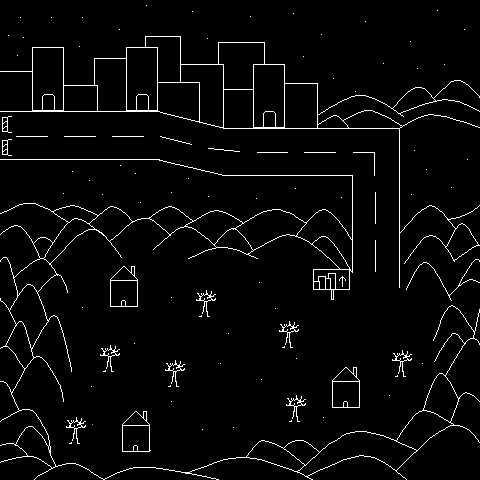

This game map was drawn from its Tiled (.tmx) file and the tilesets committed beside it. A one-line description and the trimmed map source follow:
An orthogonal 30x30 tile map with 16x16 px tiles, 1 tile layer (Collision), 1 image layer and 8 objects (6x Level, Spawn, Block).

<map version="1.10" tiledversion="1.10.2" orientation="orthogonal" renderorder="right-down" width="30" height="30" tilewidth="16" tileheight="16" infinite="0" nextlayerid="4" nextobjectid="12">
 <editorsettings>
  <export target="world.json" format="json" />
 </editorsettings>
 <tileset firstgid="1" name="tileset" tilewidth="16" tileheight="16" tilecount="256" columns="16">
  <image source="../tileset.png" width="256" height="256" />
  <tile id="240">
   <properties>
    <property name="collides" type="bool" value="true" />
   </properties>
  </tile>
  <tile id="241">
   <properties>
    <property name="collides" type="bool" value="true" />
   </properties>
  </tile>
 </tileset>
 <layer id="1" name="Collision" width="30" height="30">
  <data>[900 cells, 148 non-empty, 1 distinct tile ids]</data>
 </layer>
 <imagelayer id="2" name="Background">
  <image source="world.png" width="480" height="480" />
 </imagelayer>
 <objectgroup id="3" name="Objects">
  <object id="4" name="Level" x="135.182" y="436.545">
   <properties>
    <property name="display" value="1" />
    <property name="level" value="0" />
   </properties>
   <point />
  </object>
  <object id="5" name="Level" x="123.818" y="291.455">
   <properties>
    <property name="display" value="3" />
    <property name="level" value="1" />
   </properties>
   <point />
  </object>
  <object id="6" name="Level" x="345.87" y="391.913">
   <properties>
    <property name="display" value="2" />
    <property name="level" value="2" />
   </properties>
   <point />
  </object>
  <object id="7" name="Spawn" x="232" y="364">
   <point />
  </object>
  <object id="8" name="Block" x="352" y="256">
   <point />
  </object>
  <object id="9" name="Level" x="269.364" y="121.182">
   <properties>
    <property name="display" value="4" />
    <property name="level" value="3" />
   </properties>
   <point />
  </object>
  <object id="10" name="Level" x="143" y="105.25">
   <properties>
    <property name="display" value="5" />
    <property name="level" value="4" />
   </properties>
   <point />
  </object>
  <object id="11" name="Level" x="49.25" y="103.75">
   <properties>
    <property name="display" value="6" />
    <property name="level" value="5" />
   </properties>
   <point />
  </object>
 </objectgroup>
</map>
